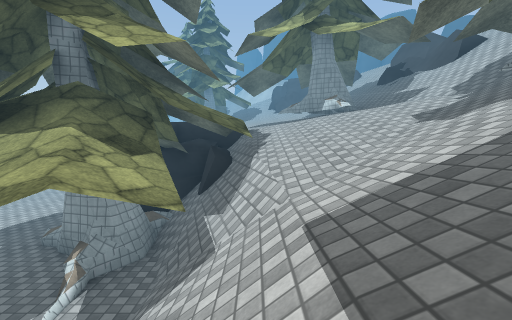
view 1 (above)

21 first-person views from a walk through a scene from a Unity 3-D project. The camera is 1.4 m above the floor, tilts 6° down and sees 90° across. The floor is counted in squares, 2 m on a side. Each view is taken from the middle of a square. On the plan, view 1 faces up. The plan holds only what a view shows up to about 9 squares ahead; the rest is blank. The place goes on beyond the plan. Some animated figures are not drawn. Some surface patterns are stand-ins.

view 2
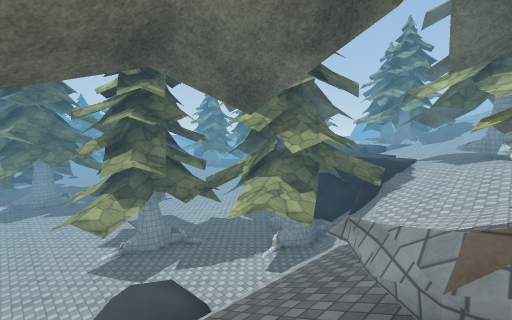

view 3
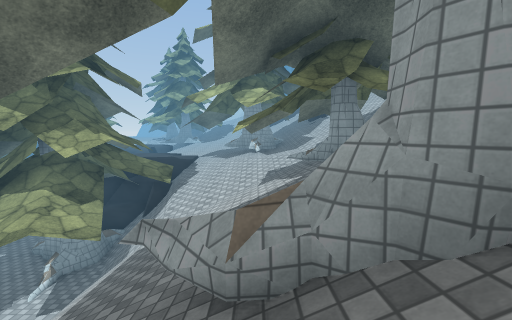

view 4
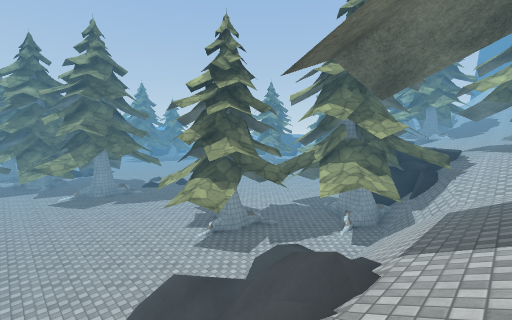

view 5
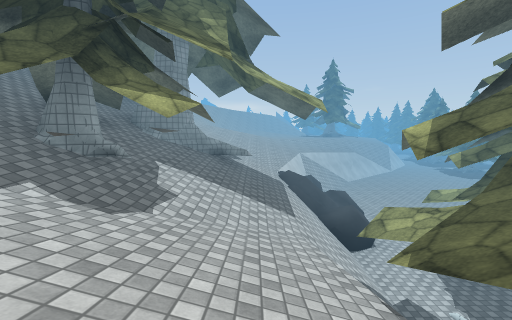

view 6
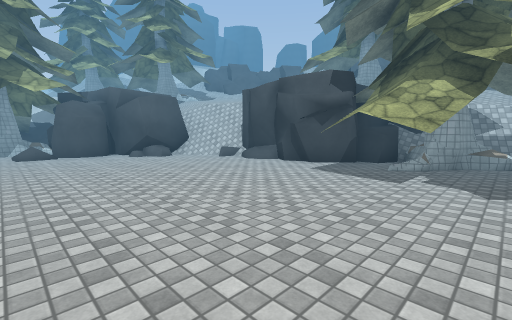

view 7
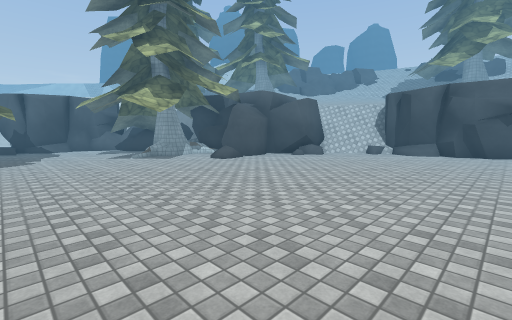

view 8
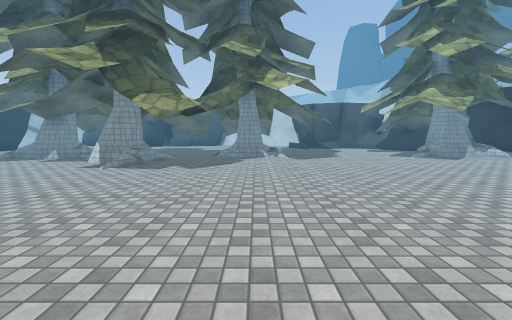

view 9
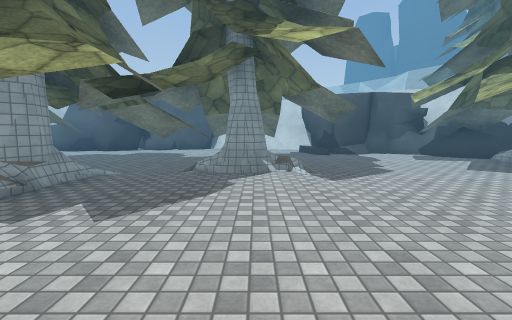

view 10
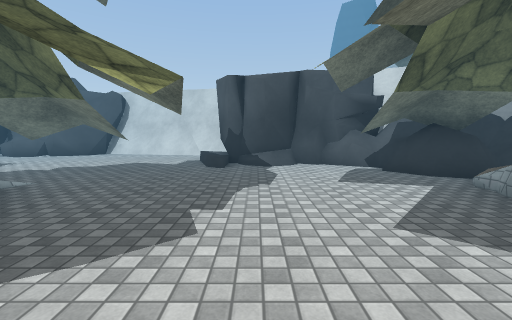

view 11
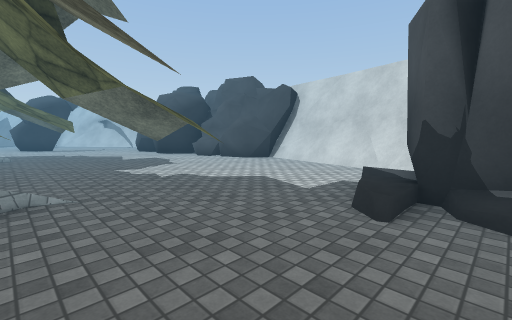

view 12
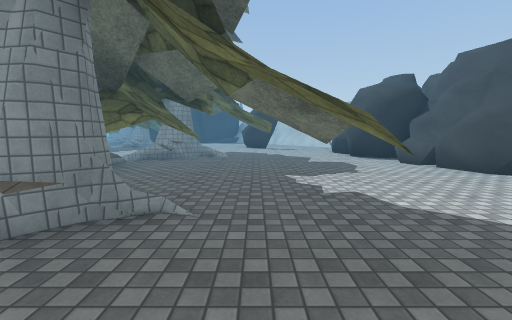

view 13
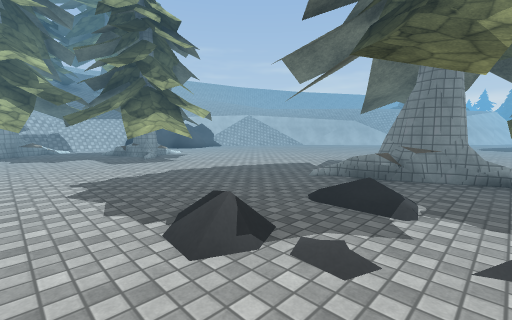

view 14
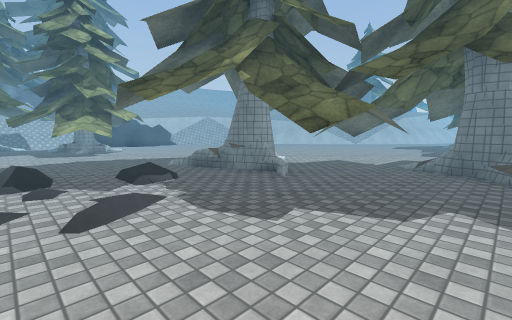

view 15
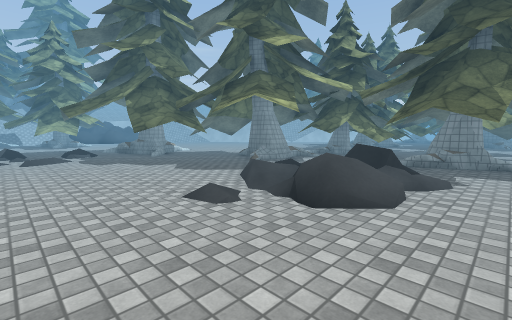

view 16
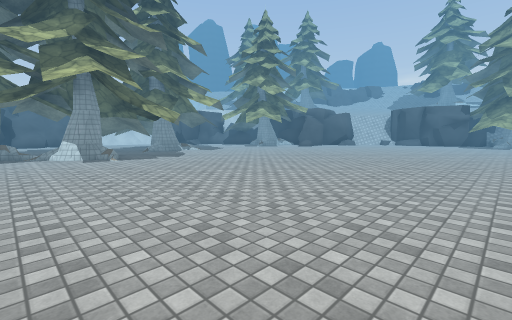

view 17
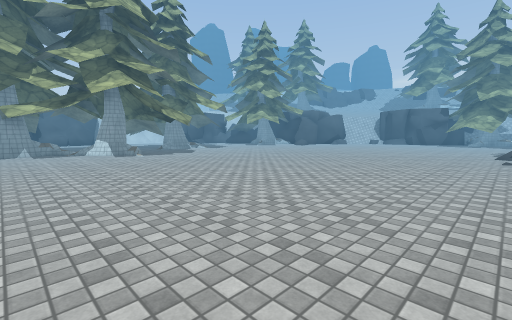

view 18
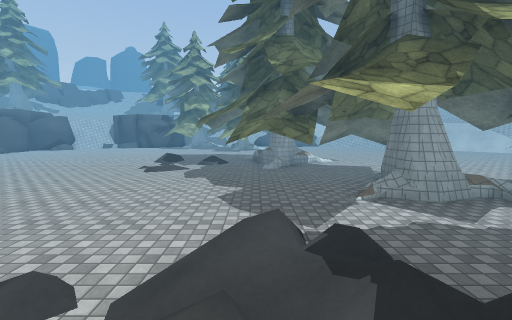

view 19
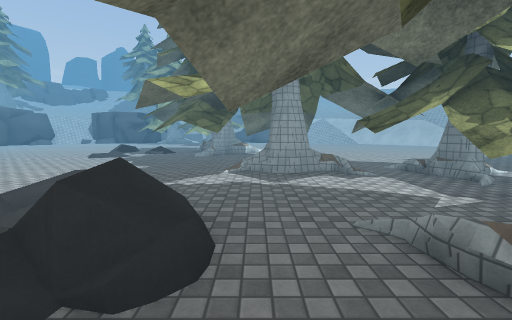

view 20
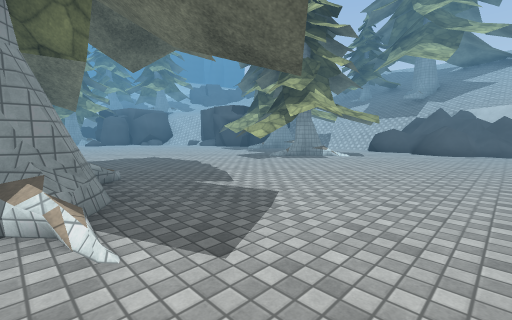

view 21
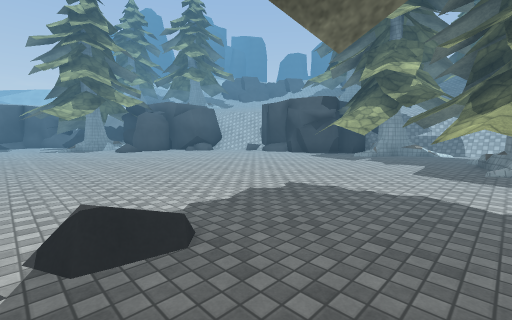

### Floor plan
Key: @ floor where view 1 was taken; # wall or solid block; x gap in a wall; . main floor; : floor 4 m higher than the main floor; + floor 4.5 m higher than the main floor; * floor 5 m higher than the main floor; % floor 5.25 m higher than the main floor; / step, stairs or slope; = window, fence, low wall or low ledge; ^ raised ledge; v drop or lower ground.
Columns run from 21 left of view 1 to 6 right of it. Each row starts with its distance up from view 1.
 21  /vv####v
 20  v##...//
 19 ##....../
 18 ........///:=
 17 .....##./...##=
 16 x ...........##
 15 ....#.......# #
 14 #....##.....###
 13 #=...........###
 12 ..##..........##
 11 ...............##/
 10 .................//
  9 .................//  +**//#
  8 ................./+ +:=#//#/
  7 .................#+++:+#//#/
  6 ................./#=//+=%///
  5 ..................####//*//
  4 ................#.##/#///
  3 ..........#........//////#
  2 .................#../////#/
  1 ./.....#./....^=#...///// //
  0 .///....///......../=@///x//
 -1 .///..#.##.........=///=#
 -2 ...../..#..........==#//
 -3  .#..#..#..........#==/
 -4 ##.#  .............=#//

Where each view was taken, in squares from view 1:
view 1: 0 up, 0 right, facing up
view 2: 2 down, 2 right, facing up-left
view 3: 2 down, 2 right, facing up
view 4: 4 down, 1 right, facing up-left
view 5: 6 up, 1 right, facing down
view 6: 3 up, 9 left, facing up-right
view 7: 6 up, 13 left, facing up-right
view 8: 6 up, 15 left, facing up
view 9: 9 up, 15 left, facing up
view 10: 12 up, 12 left, facing up
view 11: 15 up, 12 left, facing up-left
view 12: 16 up, 13 left, facing left
view 13: 4 up, 13 left, facing down-right
view 14: 3 up, 16 left, facing down-right
view 15: 3 up, 21 left, facing down-right
view 16: 4 up, 20 left, facing up-right
view 17: 3 up, 21 left, facing up-right
view 18: 0 up, 20 left, facing right
view 19: 2 down, 21 left, facing right
view 20: 4 down, 12 left, facing up-right
view 21: 1 up, 12 left, facing up-right
